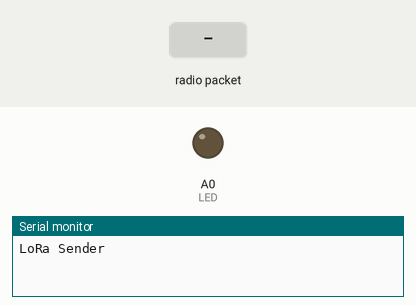
Recording of a sketch running on a simulated Arduino Uno, built with avr-gcc and run on an emulated ATmega328P. Parts: output pins drawn as LEDs (lit = HIGH), the last lines printed to the serial monitor. The test bench sets the inputs (shaded band). No radio packets arrive unless stated.

Above: at 1.2 s.
1.3 s: radio packet "1" arrives
At 1.42 s:
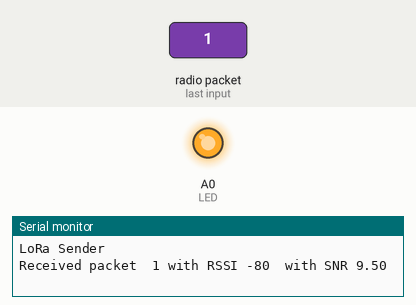
Timing chart, 0 to 4.3 s (numbered marks = the images above; inputs shaded):
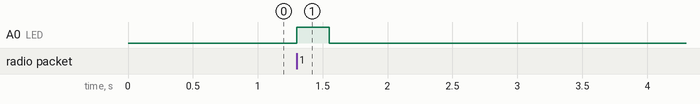

The sketch:

RadCom_LoRa_Range_433_RX.ino
```cpp
// RadCom LoRa Range Tester
// Feather9x_RX 433 Mhz
// Daimon Tilley, G4USI. Sept. 2020


// this section includes the required libraries

#include <SPI.h>
#include <LoRa.h>

//this section defines the pins used for the SemTech radio module and the led

#define RFM95_CS 8
#define RFM95_RST 4
#define RFM95_INT 7
#define LED A0 //if you wish to omit the external LED, resistor and sounder, merely replace 'A0' with '13' to use the onboard LED

void setup() {
  pinMode (LED, OUTPUT);//tells the Feather this pin is for output rather than input
  LoRa.setPins(RFM95_CS, RFM95_RST, RFM95_INT);//sets the pins for the radio module
  Serial.begin(9600);//initialise serial output
  Serial.println("LoRa Sender");
  //initialise radio to 433.3 mhz you can change this as long as you stay in the license free ISM band or the band you are licensed for
  if (!LoRa.begin(433.3E6)) {
    Serial.println("Starting LoRa failed!");
    while (1);
  }
  //the values in the following section MUST MATCH EXACTLY those set in the Transmitter code or nothing will be understood!
  //if you make a change in one you must make the exact change in the other! See transmitter code for explanation.

  LoRa.setTxPower(10);
  LoRa.enableCrc();
  LoRa.setSpreadingFactor(7);
  LoRa.setCodingRate4(4);
  LoRa.setSignalBandwidth(125E3);
}
void loop() {
  // try to parse packet
    int packetSize = LoRa.parsePacket();
  if (packetSize) {
    // successfully received a packet
    Serial.print("Received packet  ");

    // read packet
    while (LoRa.available()) {
      Serial.print((char)LoRa.read());//output contents of packet tothe serial monitor
    }
    //flash led and sound buzzer to show packet received
    digitalWrite (LED, HIGH);
    delay (250);
    digitalWrite (LED, LOW);

    // print RSSI and SNR of packet
    Serial.print(" with RSSI ");
    Serial.print(LoRa.packetRssi());
    Serial.print("  with SNR ");
    Serial.println(LoRa.packetSnr());

  }
}
```

Measured:
- after the input at 1.3 s, A0 (LED): LOW → HIGH at once, → LOW 0.25 s later
